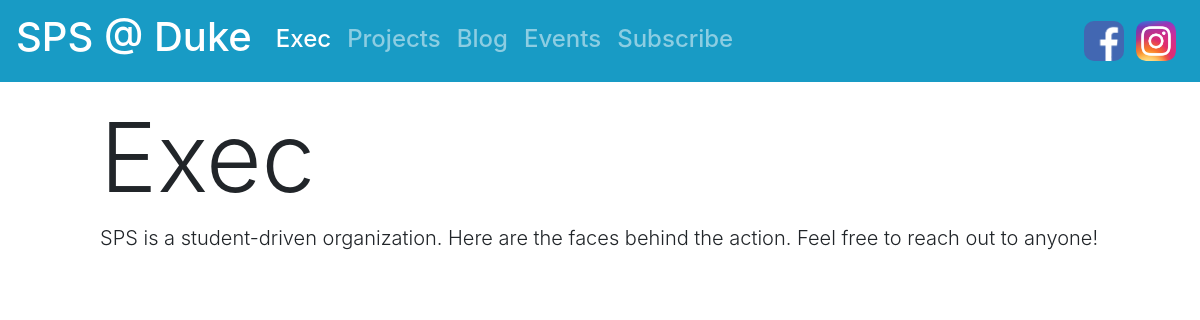
Page /exec/ on the earlier database version.
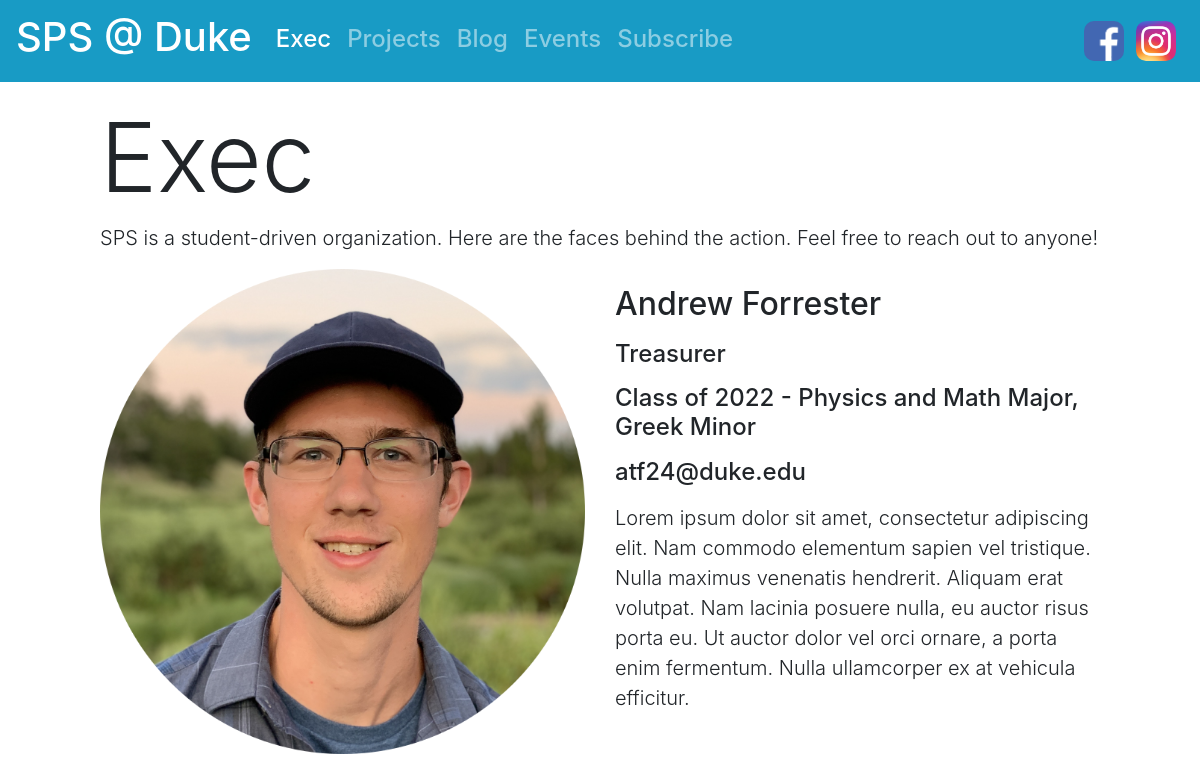
Same page on the later database version.
### homepage/models.py (models this page shows, shortened)
class ExecMember(models.Model):
    full_name = models.CharField(max_length=100)
    position = models.CharField(max_length=100)
    graduation_year = models.CharField(max_length=4)
    majors = models.CharField(max_length=100)
    email = models.CharField(max_length=100)
    description = models.TextField()
    picture = models.ImageField()
    sort_index = models.IntegerField()

### homepage/views.py (the view)
# urls.py: path('exec/', views.exec, name='home'),
def exec(request):
    context = {
        'execs':ExecMember.objects.all().order_by('sort_index')
    }
    return render(request, 'homepage/exec.html', context)

### homepage/templates/homepage/exec.html
{% extends 'homepage/base.html' %}
{% block a1 %}active{% endblock %}
{% block main %}
    <h1 class="display-1">Exec</h1>
    <p class="lead">SPS is a student-driven organization. Here are the faces behind the action. Feel free to reach out to anyone!</p>
    {% for exec in execs %}
        <div class="row">
            <div class="col-lg">
                <img class="img-fluid" src="{{exec.picture.url}}">
            </div>
            <div class="col-lg">
                <p><h2>{{exec.full_name}}</h2></p>
                <p><h4>{{exec.position}}</h4></p>
                <p><h4>Class of {{exec.graduation_year}} - {{exec.majors}}</h4></p>
                <p><h4>{{exec.email}}</h4></p>
                <p class="lead">{{exec.description}}</p>
            </div>
        </div>
    {% endfor %}
{% endblock %}

### homepage/templates/homepage/base.html (shortened to what this page needs)
    {% load static %}
    <!doctype html>
    <html lang="en">
        <head>
        <link rel="stylesheet" href="https://stackpath.bootstrapcdn.com/bootstrap/4.4.1/css/bootstrap.min.css">
    </head>
    <body>
        <nav class='navbar navbar-expand-lg navbar-dark fixed-top'>
            <a class = 'navbar-brand' href="/">
                <h1>SPS @ Duke</h1>
            </a>
             <div class="collapse navbar-collapse"  id="navbarSupportedContent">
                 <ul class='navbar-nav mr-auto'>
                     <li class='nav-item'>
                         <h4 class="pt-1"><a class = 'nav-link {% block a1 %}{% endblock %}' href="/exec/">Exec</a></h4>
                     </li>
                     <li class='nav-item'>
                         <h4 class="pt-1"><a class = 'nav-link {% block a2 %}{% endblock %}' href="/projects/">Projects</a></h4>
                     </li>
                     <li class='nav-item'>
                         <h4 class="pt-1"><a class = 'nav-link {% block a3 %}{% endblock %}' href="/blog/">Blog</a></h4>
                     </li>
                     <li class='nav-item'>
                         <h4 class="pt-1"><a class = 'nav-link {% block a4 %}{% endblock %}' href="/events/">Events</a></h4>
                     </li>
                     <li class='nav-item'>
                         <h4 class="pt-1"><a class = 'nav-link {% block a5 %}{% endblock %}' href="/subscribe/">Subscribe</a></h4>
                     </li>
                 </ul>
                 <ul class="navbar-nav ml-auto">
                     <li class='nav-item'>
                         <a href="https://www.facebook.com/dukesocietyofphysicsstudents/"><img class="sm-icon mr-2 my-2" src="{% static 'homepage/fb.png' %}" height='40px'></a>
                         <a href="https://www.instagram.com/sps.duke/"><img class="sm-icon mr-2 my-2"  src="{% static 'homepage/ig.png' %}" height='40px'></a>
                     </li>
                 </ul>
             </div>
        </nav>
        <div class="container-fluid">
            <div class="mx-auto rcol1">
                {% block main %}{% endblock %}
            </div>
        </div>
    </body>
</html>

### homepage/templates/homepage/base.html (style rules this page uses)
body { padding-top: 100px; }
.rcol1 { max-width: 1000px; }
.navbar { background-color: rgb(24, 155, 197) !important; }
.sm-icon { border-radius: 10px; }

Differences in the rows shown:
added ExecMember: picture (picture), full_name "Andrew Forrester", position "Treasurer", graduation_year "2022", majors "Physics and Math Major, Greek Minor", email "atf24@duke.edu", description "Lorem ipsum dolor sit amet, consectetur adipiscing elit. Nam commodo elementum sapien vel tristique. Nulla maximus venenatis hendrerit. Aliquam erat volutpat. Nam lacinia posuere nulla, eu auctor risus porta eu. Ut auctor dolor vel orci ornare, a porta enim fermentum. Nulla ullamcorper ex at vehicula efficitur."
